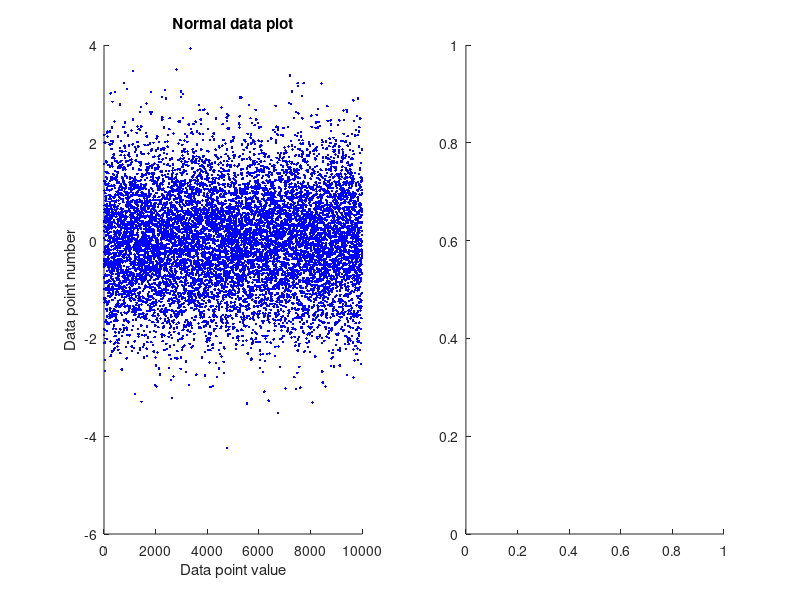

The MATLAB source for this figure: (Note: this script raises an error after producing the figure.)
 %Number of datapoints
samples = 10000;

%Create a Matrix of 1 X samples (1xn) from a normal distributon
data = randn(1,samples);

%Specify the number of bins
nbins = 400;

%Print the matrix size
message = sprintf('data Matrix size %d x %d', size(data,1), size(data,2));
fprintf(message);

%Plot data on figure position 1
figure
subplot(1,2,1);
hold on
h = plot(data,'b.');
set(h,'linewidth',3);
title('Normal data plot');
xlabel('Data point value');
ylabel('Data point number');

%Plot data on figure position 2
subplot(1,2,2);
hold on
i = histogram(data,nbins);
title('Normal data histogram plot');
xlabel('Data point value');
ylabel('Data point occurance');


